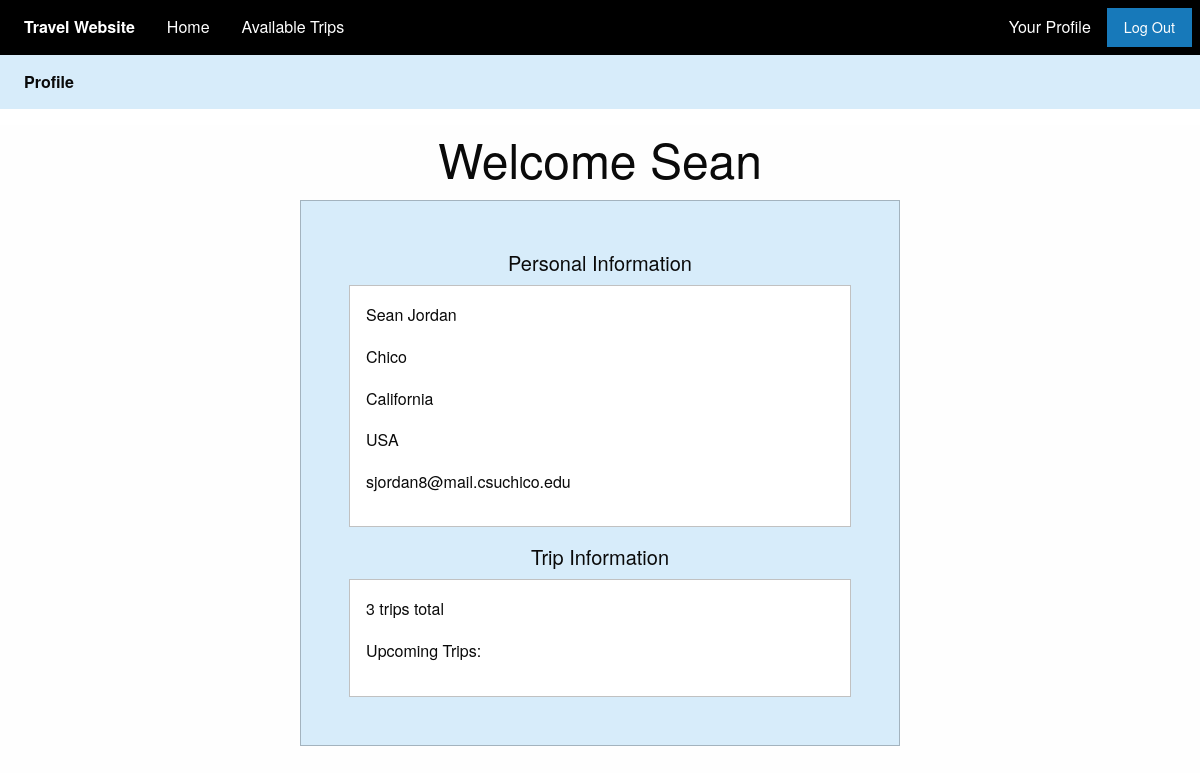
The page /profile/ (signed in) on the database as committed earlier.
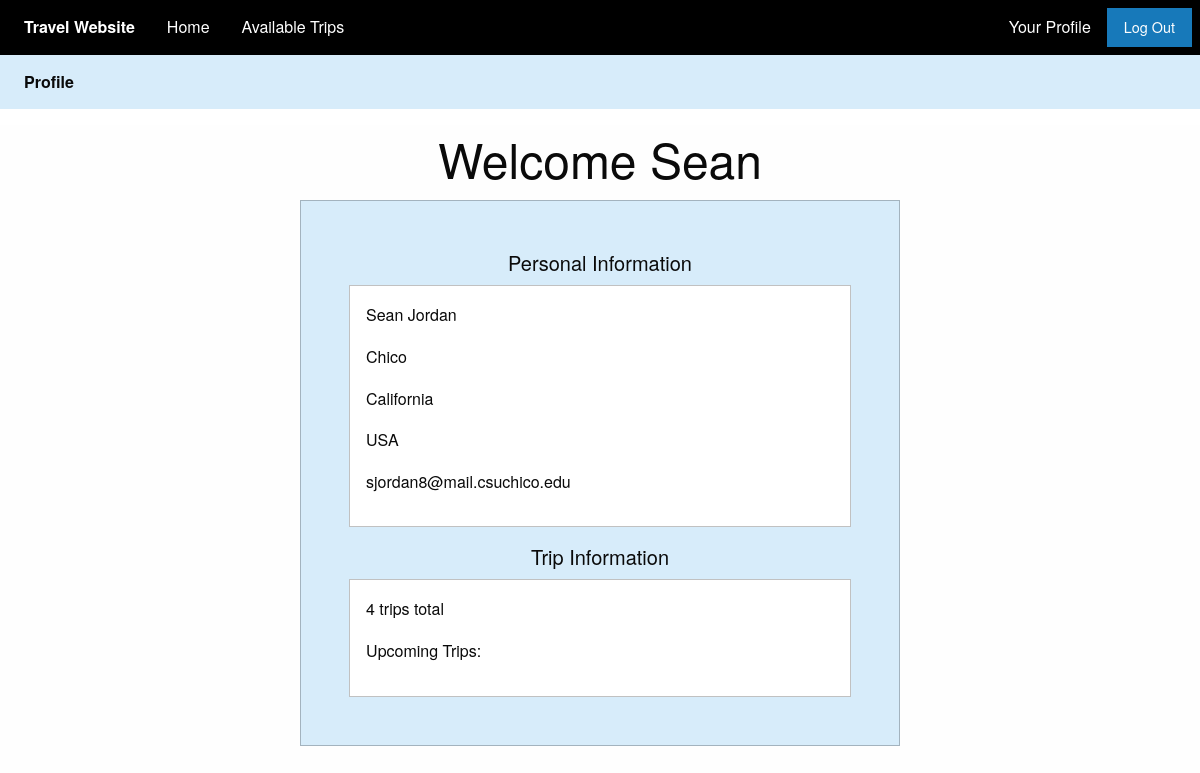
The same page on the database as committed later.
### myapp/models.py (models this page shows)
class Profile(models.Model):
    user = models.OneToOneField(User, on_delete=models.CASCADE)
    city = models.CharField(max_length=50)
    state = models.CharField(max_length=50)
    country = models.CharField(max_length=50)
    trips_total = models.IntegerField(default=0)
    trips = models.ManyToManyField(Trip)

### myapp/views.py (the view)
# urls.py: path('profile/', views.view_profile),
@login_required
def view_profile(request):
    profile = request.user.profile
    trip_list = profile.trips.all()
    context = {'profile':profile, 'trip_list':trip_list}
    return render(request, 'profile.html', context)

### myapp/templates/profile.html
{% extends "base.html" %}
{% block body %}
<div class="top-bar" style="background-color:#d7ecfa">
  <div class="top-bar-left">
    <ul class="dropdown menu" style="background-color:#d7ecfa" data-dropdown-menu>
      <li class="menu-text" style="background-color:#d7ecfa">Profile</li>
    </ul>
  </div>
</div>
<div class="top-bar" style="background-color:#FFFFFF">
</div>
<div class="grid-container">
  <div class="grid-x grid-padding-x">
    <div class="large-6 medium-8 small-10 large-offset-3 medium-offset-2 small-offset-1">
      <div>
      <h1 class="text-center">Welcome{% if user.is_authenticated %} {{ user.first_name }}{% endif %}</h1>
      </div>
      <div class="callout primary large">
        <div class="text-center"><h5>Personal Information</h5></div>
        <div class="callout">
          <div class="cell"><p>{{ user.first_name }} {{ user.last_name }}</p></div>
          <div class="cell"><p>{{ profile.city }}</p></div>
          <div class="cell"><p>{{ profile.state }}</p></div>
          <div class="cell"><p>{{ profile.country }}</p></div>
          <div class="cell"><p>{{ user.email }}</p></div>
        </div>
        <div class="text-center"><h5>Trip Information</h5></div>
        <div class="callout">
          <div class="cell"><p>{{ profile.trips_total }} trips total</p></div>
          <div class="cell"><p>Upcoming Trips: </p></div>
        </div>
    </div>
  </div>
</div>
{% endblock %}

Rows that differ between the two databases and show on the page:
changed Profile "Chico": trips_total "3" → "4"
